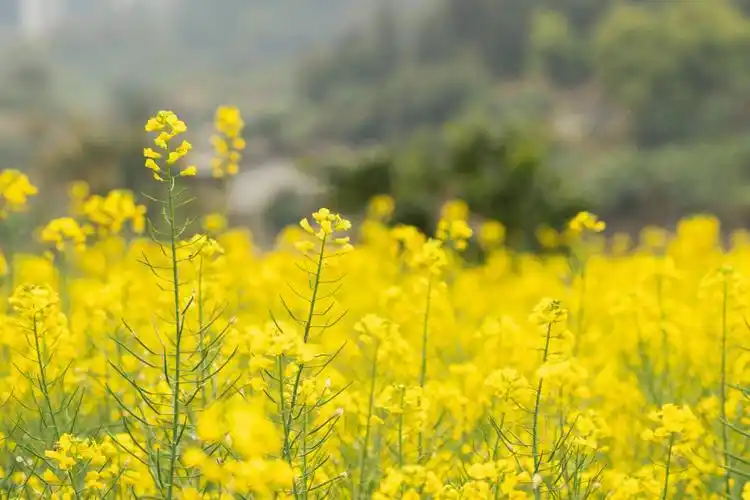
#> input picture Part20/scenery.png, 750 x 500 px
$ python blog020a.py
#> lines starting #> are read from the running program, lines starting #| are printed output that depends on the picture
import cv2
import numpy
import matplotlib.pyplot as plt
import matplotlib
import numpy as np
from numpy.ma.core import shape

img = cv2.imread('scenery.png')
#> img is the input picture: shape (500, 750, 3); mean B, G, R 58.1, 164.2, 171.9
img_rgb = cv2.cvtColor(img,cv2.COLOR_BGR2RGB)

mask = np.zeros(img.shape[:2],np.uint8)
mask[100:300,100:300] = 255
masked_img = cv2.bitwise_and(img,img,mask = mask)
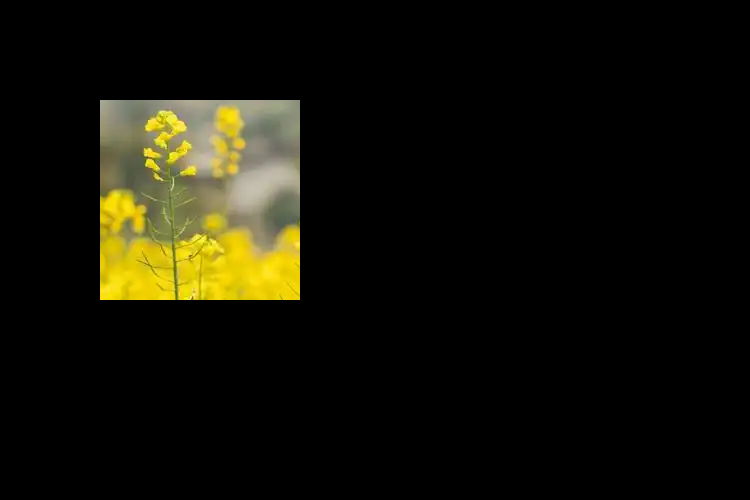
#> masked_img: shape (500, 750, 3); mean B, G, R 7.4, 17.5, 18.7

# 图像直方图计算
hist_full = cv2.calcHist([img],[0],None,[256],[0,256])
#> hist_full = 256 values, max 26906 at index 0, min 0 at index 200, mean 1464.8
hist_mask = cv2.calcHist([img],[0],mask,[256],[0,255])
#> hist_mask = 256 values, max 2231 at index 0, min 0 at index 177, mean 156.2

plt.figure(figsize=(8,6))
matplotlib.rcParams['font.sans-serif']=['SimHei']

# 原始图像
plt.subplot(221),plt.imshow(img_rgb,'gray'),plt.axis('off'),plt.title('(a)原始图像')
plt.subplot(222),plt.imshow(mask,'gray'),plt.axis('off'),plt.title('(b)掩膜')
plt.subplot(223),plt.imshow(masked_img,'gray'),plt.axis('off'),plt.title('(c)图像掩膜处理')
plt.subplot(224),plt.plot(hist_full),plt.plot(hist_mask),plt.title('(d)直方图曲线'),plt.xlabel('x'),plt.ylabel('y')

plt.show()
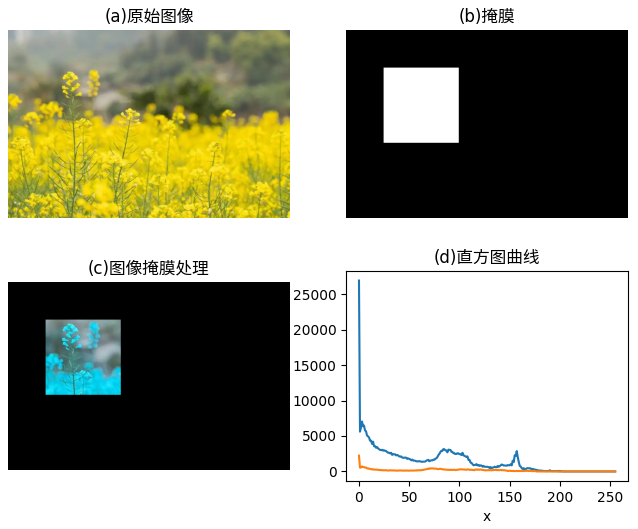
#> figure drawn by matplotlib, 4 panels; B, G, R data is drawn as R, G, B; panel 4: curve peaks at x = 0, y = 26906; panel 4: curve peaks at x = 0, y = 2231
